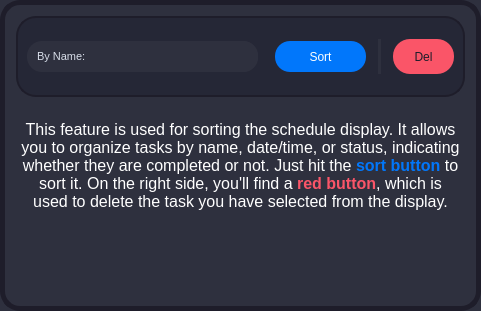
               <widget class="QFrame" name="frame_20">
                <property name="minimumSize">
                 <size>
                  <width>481</width>
                  <height>307</height>
                 </size>
                </property>
                <property name="styleSheet">
                 <string notr="true">background-color: rgb(46, 48, 62);
border-radius: 20px;
border: 5px solid rgb(30, 29, 42);</string>
                </property>
                <property name="frameShape">
                 <enum>QFrame::StyledPanel</enum>
                </property>
                <property name="frameShadow">
                 <enum>QFrame::Raised</enum>
                </property>
                <layout class="QGridLayout" name="gridLayout_29">
                 <item row="1" column="0">
                  <widget class="QTextBrowser" name="textBrowser_2">
                   <property name="minimumSize">
                    <size>
                     <width>401</width>
                     <height>48</height>
                    </size>
                   </property>
                   <property name="styleSheet">
                    <string notr="true">border: none;</string>
                   </property>
                   <property name="html">
                    <string>&lt;!DOCTYPE HTML PUBLIC &quot;-//W3C//DTD HTML 4.0//EN&quot; &quot;http://www.w3.org/TR/REC-html40/strict.dtd&quot;&gt;
&lt;html&gt;&lt;head&gt;&lt;meta name=&quot;qrichtext&quot; content=&quot;1&quot; /&gt;&lt;style type=&quot;text/css&quot;&gt;
p, li { white-space: pre-wrap; }
&lt;/style&gt;&lt;/head&gt;&lt;body style=&quot; font-family:'MS Shell Dlg 2'; font-size:8.25pt; font-weight:400; font-style:normal;&quot;&gt;
&lt;p align=&quot;center&quot; style=&quot;-qt-paragraph-type:empty; margin-top:0px; margin-bottom:0px; margin-left:0px; margin-right:0px; -qt-block-indent:0; text-indent:0px;&quot;&gt;&lt;br /&gt;&lt;/p&gt;
&lt;p align=&quot;center&quot; style=&quot; margin-top:0px; margin-bottom:0px; margin-left:0px; margin-right:0px; -qt-block-indent:0; text-indent:0px;&quot;&gt;&lt;span style=&quot; font-family:'Courier New'; font-size:12pt; color:#ffffff;&quot;&gt;This feature is used for sorting the schedule display. It allows you to organize tasks by name, date/time, or status, indicating whether they are completed or not. Just hit the &lt;/span&gt;&lt;span style=&quot; font-family:'Courier New'; font-size:12pt; font-weight:600; color:#0177fb;&quot;&gt;sort button&lt;/span&gt;&lt;span style=&quot; font-family:'Courier New'; font-size:12pt;&quot;&gt; &lt;/span&gt;&lt;span style=&quot; font-family:'Courier New'; font-size:12pt; color:#ffffff;&quot;&gt;to sort it. On the right side, you'll find a &lt;/span&gt;&lt;span style=&quot; font-family:'Courier New'; font-size:12pt; font-weight:600; color:#fa5568;&quot;&gt;red button&lt;/span&gt;&lt;span style=&quot; font-family:'Courier New'; font-size:12pt; color:#ffffff;&quot;&gt;, which is used to delete the task you have selected from the display.&lt;/span&gt;&lt;/p&gt;&lt;/body&gt;&lt;/html&gt;</string>
                   </property>
                  </widget>
                 </item>
                 <item row="0" column="0">
                  <widget class="QFrame" name="frame_21">
                   <property name="sizePolicy">
                    <sizepolicy hsizetype="Preferred" vsizetype="Fixed">
                     <horstretch>0</horstretch>
                     <verstretch>0</verstretch>
                    </sizepolicy>
                   </property>
                   <property name="minimumSize">
                    <size>
                     <width>0</width>
                     <height>81</height>
                    </size>
                   </property>
                   <property name="styleSheet">
                    <string notr="true">background-color: rgb(37, 39, 54);
border-radius: 20px;
border: 2px solid  rgb(30, 29, 42);
font: 87 8pt &quot;Arial Black&quot;;</string>
                   </property>
                   <property name="frameShape">
                    <enum>QFrame::StyledPanel</enum>
                   </property>
                   <property name="frameShadow">
                    <enum>QFrame::Raised</enum>
                   </property>
                   <layout class="QGridLayout" name="gridLayout_30">
                    <item row="0" column="0">
                     <widget class="QComboBox" name="comboBox_4">
                      <property name="enabled">
                       <bool>false</bool>
                      </property>
                      <property name="sizePolicy">
                       <sizepolicy hsizetype="Expanding" vsizetype="Fixed">
                        <horstretch>0</horstretch>
                        <verstretch>0</verstretch>
                       </sizepolicy>
                      </property>
                      <property name="minimumSize">
                       <size>
                        <width>0</width>
                        <height>31</height>
                       </size>
                      </property>
                      <property name="font">
                       <font>
                        <family>Arial</family>
                        <pointsize>8</pointsize>
                        <weight>50</weight>
                        <italic>false</italic>
                        <bold>false</bold>
                       </font>
                      </property>
                      <property name="styleSheet">
                       <string notr="true">/* QComboBox Stylesheet */
QComboBox {
    background-color:  rgb(46, 48, 62);
	font: 8pt &quot;Arial&quot;;
    color: #D8DEE9;
    border: none;
    padding: 5px 10px;
    selection-background-color: #3B4252;
    border-radius: 15px;
}

QComboBox::drop-down {
    background-color:  rgb(46, 48, 62);
	font: 8pt &quot;Arial&quot;;
    border: none;
    width: 25px;
    border-top-right-radius: 15px;
    border-bottom-right-radius: 15px;
}

QComboBox QAbstractItemView {
    background-color:  rgb(46, 48, 62);
	font: 8pt &quot;Arial&quot;;
    color: #D8DEE9;
    border: none;
    selection-background-color: #3B4252;
    border-radius: 15px;
}</string>
                      </property>
                      <item>
                       <property name="text">
                        <string>By Name:</string>
                       </property>
                      </item>
                      <item>
                       <property name="text">
                        <string>By Date/Time:</string>
                       </property>
                      </item>
                      <item>
                       <property name="text">
                        <string>By Status:</string>
                       </property>
                      </item>
                     </widget>
                    </item>
                    <item row="0" column="1">
                     <spacer name="horizontalSpacer_32">
                      <property name="orientation">
                       <enum>Qt::Horizontal</enum>
                      </property>
                      <property name="sizeType">
                       <enum>QSizePolicy::Fixed</enum>
                      </property>
                      <property name="sizeHint" stdset="0">
                       <size>
                        <width>11</width>
                        <height>20</height>
                       </size>
                      </property>
                     </spacer>
                    </item>
                    <item row="0" column="2">
                     <widget class="QPushButton" name="pushButton_19">
                      <property name="sizePolicy">
                       <sizepolicy hsizetype="Fixed" vsizetype="Fixed">
                        <horstretch>0</horstretch>
                        <verstretch>0</verstretch>
                       </sizepolicy>
                      </property>
                      <property name="minimumSize">
                       <size>
                        <width>91</width>
                        <height>31</height>
                       </size>
                      </property>
                      <property name="styleSheet">
                       <string notr="true">QPushButton {
background-color: rgb(1, 119, 251);
color: rgb(255, 255, 255);
border-radius: 15px;
border: none;
font: 87 8pt &quot;Arial Black&quot;;
}

QPushButton:hover {
background-color: rgb(44, 146, 255);
}

QPushButton:pressed {
background-color: rgb(255, 255, 255);
color: rgb(1, 119, 251);
}</string>
                      </property>
                      <property name="text">
                       <string>Sort</string>
                      </property>
                     </widget>
                    </item>
                    <item row="0" column="3">
                     <spacer name="horizontalSpacer_33">
                      <property name="orientation">
                       <enum>Qt::Horizontal</enum>
                      </property>
                      <property name="sizeType">
                       <enum>QSizePolicy::Fixed</enum>
                      </property>
                      <property name="sizeHint" stdset="0">
                       <size>
                        <width>6</width>
                        <height>20</height>
                       </size>
                      </property>
                     </spacer>
                    </item>
                    <item row="0" column="4">
                     <widget class="Line" name="line_6">
                      <property name="styleSheet">
                       <string notr="true">border-color: rgb(46, 48, 62);</string>
                      </property>
                      <property name="orientation">
                       <enum>Qt::Vertical</enum>
                      </property>
                     </widget>
                    </item>
                    <item row="0" column="5">
                     <spacer name="horizontalSpacer_34">
                      <property name="orientation">
                       <enum>Qt::Horizontal</enum>
                      </property>
                      <property name="sizeType">
                       <enum>QSizePolicy::Fixed</enum>
                      </property>
                      <property name="sizeHint" stdset="0">
                       <size>
                        <width>6</width>
                        <height>20</height>
                       </size>
                      </property>
                     </spacer>
                    </item>
                    <item row="0" column="6">
                     <widget class="QPushButton" name="pushButton_20">
                      <property name="sizePolicy">
                       <sizepolicy hsizetype="Fixed" vsizetype="Fixed">
                        <horstretch>0</horstretch>
                        <verstretch>0</verstretch>
                       </sizepolicy>
                      </property>
                      <property name="minimumSize">
                       <size>
                        <width>61</width>
                        <height>35</height>
                       </size>
                      </property>
                      <property name="styleSheet">
                       <string notr="true">QPushButton {
background-color: rgb(250, 85, 104);
	color: rgb(30, 29, 42);
border-radius: 17px;
border: none;
}

QPushButton:hover {
background-color: rgb(250, 121, 136);
}

QPushButton:pressed {
background-color: rgb(250, 66, 88);
}</string>
                      </property>
                      <property name="text">
                       <string>Del</string>
                      </property>
                     </widget>
                    </item>
                   </layout>
                  </widget>
                 </item>
                </layout>
               </widget>
